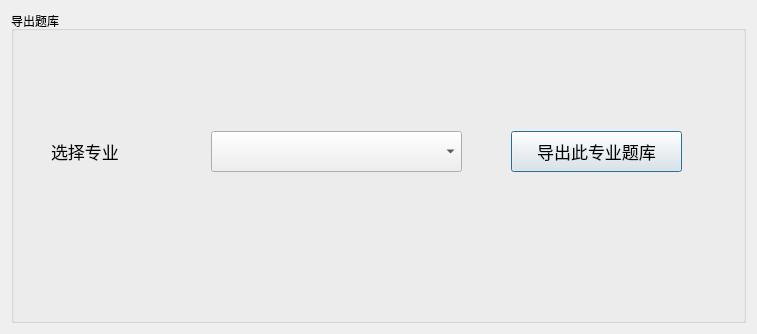
<?xml version="1.0" encoding="UTF-8"?>
<ui version="4.0">
 <class>Dialog</class>
 <widget class="QDialog" name="Dialog">
  <property name="geometry">
   <rect>
    <x>0</x>
    <y>0</y>
    <width>757</width>
    <height>334</height>
   </rect>
  </property>
  <property name="minimumSize">
   <size>
    <width>757</width>
    <height>334</height>
   </size>
  </property>
  <property name="maximumSize">
   <size>
    <width>757</width>
    <height>334</height>
   </size>
  </property>
  <property name="windowTitle">
   <string>出卷</string>
  </property>
  <layout class="QVBoxLayout" name="verticalLayout">
   <item>
    <widget class="QGroupBox" name="groupBox">
     <property name="title">
      <string>导出题库</string>
     </property>
     <widget class="QLabel" name="label">
      <property name="geometry">
       <rect>
        <x>40</x>
        <y>130</y>
        <width>111</width>
        <height>21</height>
       </rect>
      </property>
      <property name="font">
       <font>
        <pointsize>13</pointsize>
       </font>
      </property>
      <property name="text">
       <string>选择专业</string>
      </property>
     </widget>
     <widget class="QPushButton" name="pushButton">
      <property name="geometry">
       <rect>
        <x>500</x>
        <y>120</y>
        <width>171</width>
        <height>41</height>
       </rect>
      </property>
      <property name="font">
       <font>
        <pointsize>13</pointsize>
       </font>
      </property>
      <property name="text">
       <string>导出此专业题库</string>
      </property>
     </widget>
     <widget class="QComboBox" name="comboBox">
      <property name="geometry">
       <rect>
        <x>200</x>
        <y>120</y>
        <width>251</width>
        <height>41</height>
       </rect>
      </property>
      <property name="font">
       <font>
        <pointsize>13</pointsize>
       </font>
      </property>
     </widget>
    </widget>
   </item>
  </layout>
 </widget>
 <resources/>
 <connections/>
</ui>
